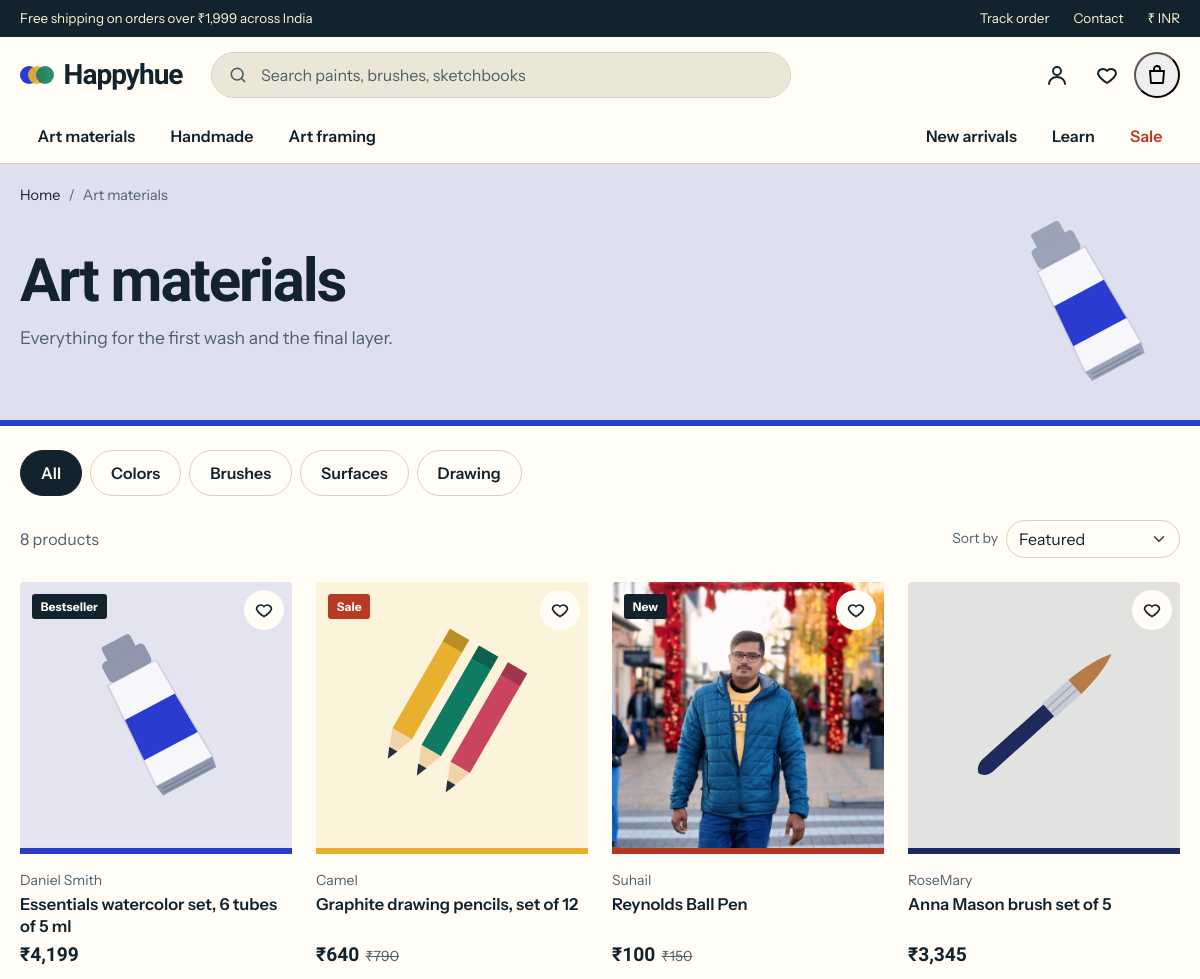
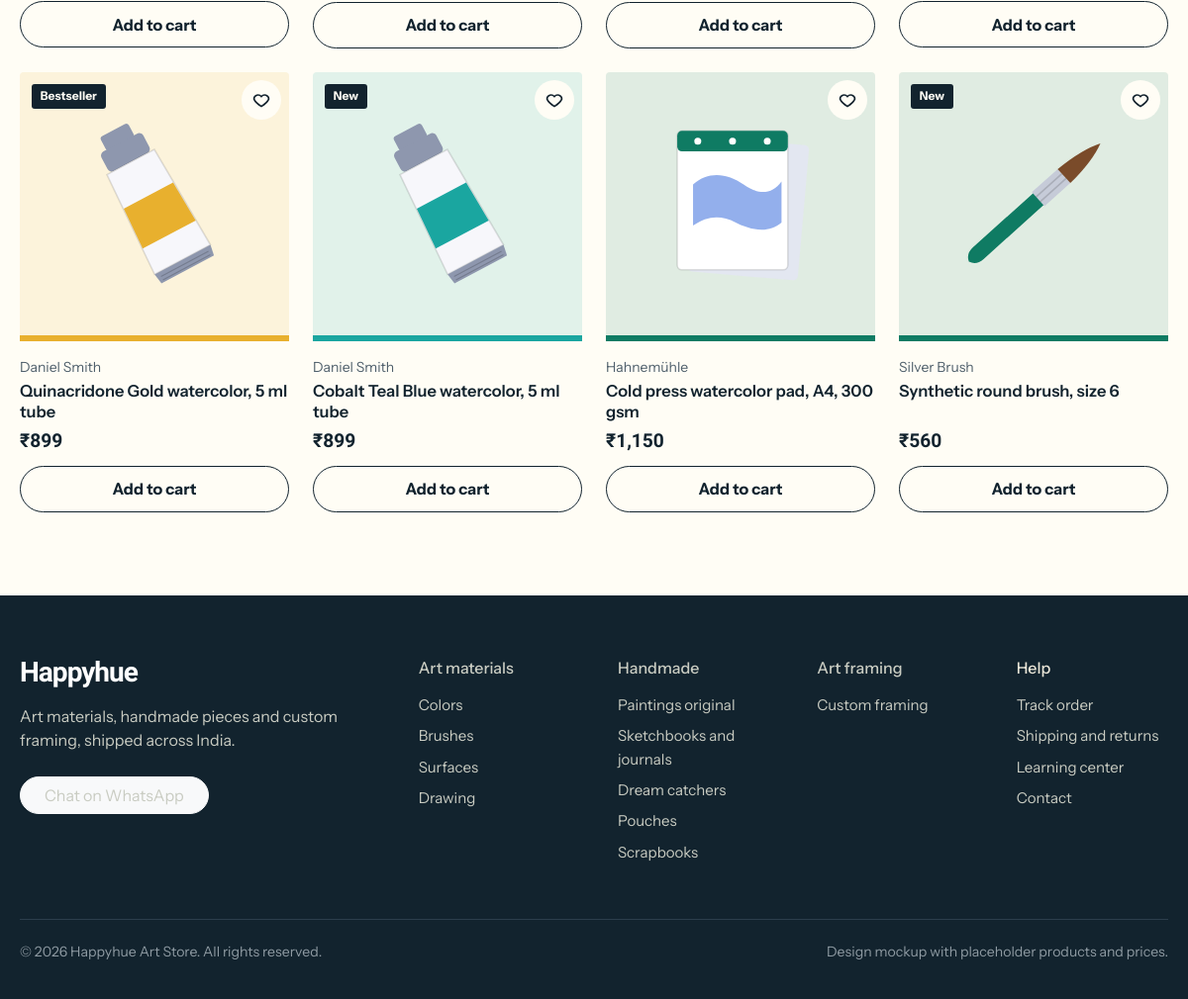
Page /shop/art-materials/ on the committed database (2 pictures, top to bottom).
### store/models.py (models this page shows, shortened)
class Category(models.Model):
    parent = models.ForeignKey(
        "self", null=True, blank=True, on_delete=models.CASCADE, related_name="children"
    )
    name = models.CharField(max_length=80)
    slug = models.SlugField(unique=True)
    blurb = models.CharField(
        max_length=160, blank=True, help_text="One line shown on category tiles and at the top of the list page."
    )
    menu_blurb = models.CharField(
        max_length=120, blank=True, help_text="Shorter line for the mega menu. Falls back to the blurb."
    )
    icon = models.CharField(
        max_length=40, default="a-tube",
        help_text="Illustration id from templates/partials/sprite.html, for example a-tube.",
    )
    colors = models.CharField(
        max_length=60, default="#BA3521,#8A98A3,#CDBF9B", help_text="Up to three hex colors, comma separated."
    )
    sort_order = models.PositiveSmallIntegerField(default=0)
    is_active = models.BooleanField(default=True)
    class Meta:
        ordering = ["sort_order", "name"]
        verbose_name_plural = "categories"
    def get_absolute_url(self):
        return reverse("store:category", args=[self.slug])
    @property
    def c(self):
        return split_colors(self.colors)
    def subtree_ids(self):
        ids = [self.pk]
        frontier = [self.pk]
        while frontier:
            frontier = list(Category.objects.filter(parent_id__in=frontier).values_list("pk", flat=True))
            ids += frontier
        return ids

class Product(models.Model):
    class HomeTab(models.TextChoices):
        NONE = "", "Not on the homepage"
        BEST = "best", "Bestsellers"
        NEW = "new", "New arrivals"
        HAND = "hand", "Handmade picks"
    category = models.ForeignKey(Category, on_delete=models.PROTECT, related_name="products")
    name = models.CharField(max_length=200)
    slug = models.SlugField(max_length=220, unique=True, blank=True)
    brand = models.CharField(max_length=80, help_text="Brand, or the maker for handmade pieces.")
    description = models.TextField(blank=True)
    price = models.DecimalField(max_digits=10, decimal_places=2)
    compare_at_price = models.DecimalField(
        max_digits=10, decimal_places=2, null=True, blank=True,
        help_text="Original price. Shown struck through next to the sale price.",
    )
    badge = models.CharField(max_length=20, blank=True, help_text="For example New, Sale or Bestseller.")
    stock = models.PositiveIntegerField(default=0)
    icon = models.CharField(
        max_length=40, default="a-tube", help_text="Illustration id from templates/partials/sprite.html."
    )
    colors = models.CharField(
        max_length=60, default="#BA3521,#8A98A3,#CDBF9B", help_text="Up to three hex colors, comma separated."
    )
    home_tab = models.CharField(max_length=8, choices=HomeTab.choices, blank=True, default="")
    sort_order = models.PositiveIntegerField(default=0, help_text="Lower numbers come first in Featured order.")
    is_active = models.BooleanField(default=True)
    created_at = models.DateTimeField(auto_now_add=True)
    objects = ProductQuerySet.as_manager()
    class Meta:
        ordering = ["sort_order", "id"]
    @property
    def by(self):
        return self.brand
    @property
    def c(self):
        return split_colors(self.colors)
    @property
    def old_price(self):
        return self.compare_at_price
    @property
    def in_stock(self):
        return self.stock > 0
    def get_absolute_url(self):
        return reverse("store:product", args=[self.slug])
    @property
    def gallery(self):
        return list(self.images.all())
    @property
    def main_image(self):
        images = self.gallery
        return images[0] if images else None

class ProductImage(models.Model):
    product = models.ForeignKey(Product, on_delete=models.CASCADE, related_name="images")
    image = models.ImageField(upload_to="products/%Y/%m/", validators=[validate_image_size])
    alt = models.CharField(max_length=160, blank=True, help_text="Short description for screen readers.")
    sort_order = models.PositiveSmallIntegerField(default=0, help_text="Lower numbers first. The first image is the main one.")
    class Meta:
        ordering = ["sort_order", "id"]

### store/views.py (the view)
# urls.py: path("shop/<slug:slug>/", views.category, name="category"),
def category(request, slug):
    category = get_object_or_404(Category.objects.select_related("parent"), slug=slug, is_active=True)
    pills_root = category.parent or category
    subcategories = pills_root.children.filter(is_active=True)
    sort = request.GET.get("sort", "featured")
    if sort not in SORTS:
        sort = "featured"
    products = (
        Product.objects.active()
        .filter(category__in=category.subtree_ids())
        .order_by(*SORTS[sort][1])
    )
    page_obj = Paginator(products, PAGE_SIZE).get_page(request.GET.get("page"))
    cta_href = next((c.get("cta_href") for c in data.CATEGORIES if c["slug"] == pills_root.slug), "")
    context = {
        "category": category,
        "pills_root": pills_root,
        "subcategories": subcategories,
        "page_obj": page_obj,
        "sort": sort,
        "sorts": [(key, label) for key, (label, _) in SORTS.items()],
        "builder_url": reverse("store:home") + cta_href if cta_href else "",
    }
    return render(request, "category.html", context)

### store/context_processors.py (called while the page is built)
def storefront(request):
    return {
        "store_name": data.STORE_NAME,
        "categories": get_navigation(request),
        "free_shipping_threshold": data.FREE_SHIPPING_THRESHOLD,
        "help_links": data.HELP_LINKS,
    }

### store/models.py (called while the page is built)
def split_colors(value):
    return [c.strip() for c in value.split(",") if c.strip()]

    def active(self):
        return self.filter(is_active=True, category__is_active=True).prefetch_related("images")

### store/navigation.py (called while the page is built)
def _count_label(n):
    return f"{n} item{'s' if n != 1 else ''}" if n else ""

def get_navigation(request):
    if not hasattr(request, "_store_navigation"):
        request._store_navigation = build_navigation()
    return request._store_navigation

### store/templatetags/store_extras.py (called while the page is built)
@register.filter
def inr(value):
    try:
        n = int(round(float(value)))
    except (TypeError, ValueError):
        return value
    digits = str(abs(n))
    if len(digits) > 3:
        head, tail = digits[:-3], digits[-3:]
        groups = []
        while len(head) > 2:
            groups.insert(0, head[-2:])
            head = head[:-2]
        if head:
            groups.insert(0, head)
        digits = ",".join(groups + [tail])
    return f"₹{'-' if n < 0 else ''}{digits}"

@register.filter
def css_vars(colors):
    colors = list(colors)
    c1 = colors[0]
    c2 = colors[1] if len(colors) > 1 else c1
    c3 = colors[2] if len(colors) > 2 else c1
    return f"--c1:{c1};--c2:{c2};--c3:{c3}"

### store/templates/category.html (shortened to what this page needs)
{% extends "base.html" %}
{% load static store_extras %}
{% block content %}
<section class="cat-hero" style="{{ category.c|css_vars }}">
  <div class="container">
    <nav aria-label="Breadcrumb">
      <ol class="breadcrumb">
        <li class="breadcrumb-item"><a href="{% url 'store:home' %}">Home</a></li>
        <li class="breadcrumb-item active" aria-current="page">{{ category.name }}</li>
      </ol>
    </nav>
    <div class="cat-hero__body">
      <div>
        <h1>{{ category.name }}</h1>
        {% if category.blurb %}<p>{{ category.blurb }}</p>{% endif %}
      </div>
      <svg class="cat-hero__art" viewBox="0 0 120 120" aria-hidden="true"><use href="#{{ category.icon }}"/></svg>
    </div>
  </div>
</section>
<section class="section pt-4">
  <div class="container">
    {% if subcategories %}
    <ul class="nav nav-pills cat-pills mb-4" aria-label="{{ pills_root.name }} sub-categories">
      <li class="nav-item"><a class="nav-link{% if category.pk == pills_root.pk %} active{% endif %}" href="{{ pills_root.get_absolute_url }}"{% if category.pk == pills_root.pk %} aria-current="page"{% endif %}>All</a></li>
      {% for sub in subcategories %}
      <li class="nav-item"><a class="nav-link{% if sub.pk == category.pk %} active{% endif %}" href="{{ sub.get_absolute_url }}"{% if sub.pk == category.pk %} aria-current="page"{% endif %}>{{ sub.name }}</a></li>
      {% endfor %}
    </ul>
    {% endif %}
    {% if page_obj.paginator.count %}
    <form class="toolbar" method="get">
      <p class="mb-0 text-body-secondary">{{ page_obj.paginator.count }} product{{ page_obj.paginator.count|pluralize }}</p>
      <div class="d-flex align-items-center gap-2">
        <label class="small text-body-secondary" for="sort">Sort by</label>
        <select class="form-select" id="sort" name="sort">
          {% for key, label in sorts %}<option value="{{ key }}"{% if key == sort %} selected{% endif %}>{{ label }}</option>{% endfor %}
        </select>
      </div>
    </form>
    <div class="row row-cols-2 row-cols-lg-4 g-3 g-lg-4">
      {% for p in page_obj %}
      <div class="col">{% include "partials/product_card.html" with p=p %}</div>
      {% endfor %}
    </div>
    {% elif builder_url %}
    <div class="empty-state">
      <h2>Framed to measure</h2>
      <p>Custom framing is made to order. Pick a size, a frame and a mat, and see the result as you build it.</p>
      <a class="btn btn-primary btn-lg rounded-pill px-4" href="{{ builder_url }}">Design your frame</a>
    </div>
    {% else %}
    <div class="empty-state">
      <h2>Nothing here yet</h2>
      <p>New {{ category.name|lower }} are on their way. Have a look at the rest of the shop in the meantime.</p>
      <a class="btn btn-primary btn-lg rounded-pill px-4" href="{% url 'store:home' %}">Back to the shop</a>
    </div>
    {% endif %}
  </div>
</section>
{% endblock %}

### store/templates/base.html (shortened to what this page needs)
{% load static store_extras %}<!doctype html>
<html lang="en" data-bs-theme="light">
<head>
  <link rel="stylesheet" href="https://cdn.jsdelivr.net/npm/bootstrap@5.3.8/dist/css/bootstrap.min.css"
>
  <link rel="stylesheet" href="{% static 'css/site.css' %}">
</head>
<body>
  <div class="announce">
    <div class="container d-flex justify-content-between align-items-center gap-3 py-2">
      <p class="mb-0">Free shipping on orders over {{ free_shipping_threshold|inr }} across India</p>
      <nav class="d-none d-md-flex gap-4" aria-label="Utility">
        <a href="#">Track order</a>
        <a href="#">Contact</a>
        <a href="#">₹ INR</a>
      </nav>
    </div>
  </div>
  <header class="site-header sticky-top bg-body border-bottom">
    <div class="container topbar">
      <a class="brand" href="{% url 'store:home' %}" aria-label="{{ store_name }} Art Store, home">
        <svg viewBox="0 0 34 26" aria-hidden="true"><circle cx="9" cy="13" r="9" fill="#2A3BD0"/><circle cx="17" cy="13" r="9" fill="#E8B02E" opacity=".92"/><circle cx="25" cy="13" r="9" fill="#0F7B63" opacity=".88"/></svg>
        {{ store_name }}
      </a>
      <form class="search" role="search" action="{% url 'store:home' %}" method="get">
        <input id="q" name="q" type="search" class="form-control" placeholder="Search paints, brushes, sketchbooks" autocomplete="off">
      </form>
      <div class="ms-auto d-flex gap-1">
        <a class="icon-btn" href="{% if user.is_authenticated %}{% url 'accounts:orders' %}{% else %}{% url 'accounts:login' %}{% if request.resolver_match.view_name != 'accounts:login' %}?next={{ request.get_full_path|urlencode }}{% endif %}{% endif %}" aria-label="{% if user.is_authenticated %}My account and orders{% else %}Sign in{% endif %}"><svg class="ico" viewBox="0 0 24 24" aria-hidden="true"><use href="#u-user"/></svg></a>
        <a class="icon-btn" href="#" aria-label="Wishlist"><svg class="ico" viewBox="0 0 24 24" aria-hidden="true"><use href="#u-heart"/></svg><span class="count" id="wishCount" hidden>0</span></a>
        <button class="icon-btn" type="button" data-bs-toggle="offcanvas" data-bs-target="#cartDrawer" aria-controls="cartDrawer" aria-label="Open cart">
          <svg class="ico" viewBox="0 0 24 24" aria-hidden="true"><use href="#u-bag"/></svg><span class="count" id="cartCount" hidden>0</span>
        </button>
      </div>
    </div>
    <nav class="d-none d-lg-block" aria-label="Shop categories">
      <div class="container">
        <ul class="nav cats">
          {% for cat in categories %}
          <li class="nav-item">
            <a class="nav-link" href="{{ cat.url }}">{{ cat.name }}</a>
          </li>
          {% endfor %}
          <li class="nav-item ms-auto"><a class="nav-link" href="{% url 'store:home' %}#shop">New arrivals</a></li>
          <li class="nav-item"><a class="nav-link" href="{% url 'store:home' %}#learn">Learn</a></li>
          <li class="nav-item"><a class="nav-link text-sale" href="{% url 'store:home' %}#shop">Sale</a></li>
        </ul>
      </div>
    </nav>
  </header>
  <main id="main">
    {% block content %}{% endblock %}
  </main>
  <footer class="foot">
    <div class="container">
      <div class="row g-5">
        <div class="col-lg-4">
          <span class="brand text-white">{{ store_name }}</span>
          <p class="foot-muted mt-3 mb-4">Art materials, handmade pieces and custom framing, shipped across India.</p>
          <a class="btn btn-light rounded-pill px-4" href="#">Chat on WhatsApp</a>
        </div>
        {% for cat in categories %}
        <div class="col-6 col-lg-2">
          <h3 class="h6 mb-3"><a href="{{ cat.url }}">{{ cat.name }}</a></h3>
          <ul class="list-unstyled mb-0">
            {% for child in cat.children %}<li class="mb-2"><a href="{{ child.url }}">{{ child.name }}</a></li>{% endfor %}
          </ul>
        </div>
        {% endfor %}
        <div class="col-6 col-lg-2">
          <h3 class="h6 mb-3">Help</h3>
          <ul class="list-unstyled mb-0">
            {% for link in help_links %}<li class="mb-2"><a href="#">{{ link }}</a></li>{% endfor %}
          </ul>
        </div>
      </div>
      <div class="foot-legal d-flex flex-wrap justify-content-between gap-2">
        <span>© {% now "Y" %} {{ store_name }} Art Store. All rights reserved.</span>
        <span>Design mockup with placeholder products and prices.</span>
      </div>
    </div>
  </footer>
</body>
</html>

### store/templates/partials/product_card.html
{% load store_extras l10n %}
<article class="pcard" style="{{ p.c|css_vars }}">
  <div class="pcard-img" style="position:relative;overflow:hidden">
    {% with img=p.main_image %}{% if img %}<a href="{{ p.get_absolute_url }}" tabindex="-1" aria-hidden="true"><img src="{{ img.image.url }}" alt="" loading="lazy" style="position:absolute;inset:0;width:100%;height:100%;object-fit:cover"></a>{% endif %}{% endwith %}
    {% if p.badge %}<span class="badge pcard-badge{% if p.badge == 'Sale' %} pcard-badge--sale{% endif %}">{{ p.badge }}</span>{% endif %}
    <button class="wish" type="button" data-wish="{{ p.id }}" aria-pressed="false" aria-label="Save {{ p.name }} to wishlist">
      <svg class="ico" viewBox="0 0 24 24" aria-hidden="true"><use href="#u-heart"/></svg>
    </button>
    {% if not p.main_image %}<svg viewBox="0 0 120 120" aria-hidden="true"><use href="#{{ p.icon }}"/></svg>{% endif %}
  </div>
  <div class="pt-3">
    <p class="small text-body-secondary mb-0">{{ p.by }}</p>
    <h3 class="pcard-name"><a href="{{ p.get_absolute_url }}" class="text-reset text-decoration-none">{{ p.name }}</a></h3>
    <p class="pcard-price mb-0">{{ p.price|inr }}{% if p.old_price %}<s>{{ p.old_price|inr }}</s>{% endif %}</p>
    {% if p.in_stock %}
    <button class="btn btn-ink w-100 mt-3" type="button" data-add
            data-id="{{ p.id }}" data-name="{{ p.name }}" data-by="{{ p.by }}"
            data-price="{{ p.price|unlocalize }}" data-icon="{{ p.icon }}" data-colors="{{ p.c|join:',' }}">Add to cart</button>
    {% else %}
    <button class="btn btn-ink w-100 mt-3" type="button" disabled>Sold out</button>
    {% endif %}
  </div>
</article>

### rows in the picture
Category: name "Art materials", name "Art materials", blurb "Everything for the first wash and the final layer.", name "Art materials"
Category: name "Handmade", name "Handmade"
Category: name "Art framing", name "Art framing"
Category: name "Colors", name "Colors"
Category: name "Brushes", name "Brushes"
Category: name "Surfaces", name "Surfaces"
Category: name "Drawing", name "Drawing"
Product: badge "Bestseller", by "Daniel Smith", name "Essentials watercolor set, 6 tubes of 5 ml", price|inr "₹4,199"
Product: badge "Sale", by "Camel", name "Graphite drawing pencils, set of 12", price|inr "₹640", old_price|inr "₹790"
Product: main_image.image (picture), badge "New", by "Suhail", name "Reynolds Ball Pen", price|inr "₹100", old_price|inr "₹150"
Product: by "RoseMary", name "Anna Mason brush set of 5", price|inr "₹3,345"
Product: badge "Bestseller", by "Daniel Smith", name "Quinacridone Gold watercolor, 5 ml tube", price|inr "₹899"
Product: badge "New", by "Daniel Smith", name "Cobalt Teal Blue watercolor, 5 ml tube", price|inr "₹899"
Product: by "Hahnemühle", name "Cold press watercolor pad, A4, 300 gsm", price|inr "₹1,150"
Product: badge "New", by "Silver Brush", name "Synthetic round brush, size 6", price|inr "₹560"
Category: name "Paintings original"
Category: name "Sketchbooks and journals"
Category: name "Dream catchers"
Category: name "Pouches"
Category: name "Scrapbooks"
Category: name "Custom framing"

### other values in the picture
{{ free_shipping_threshold|inr }} "₹1,999"
{{ store_name }} "Happyhue"
{{ page_obj.paginator.count }} "8"
{{ link }} "Track order" "Shipping and returns" "Learning center" "Contact"
form field sort "Featured"
